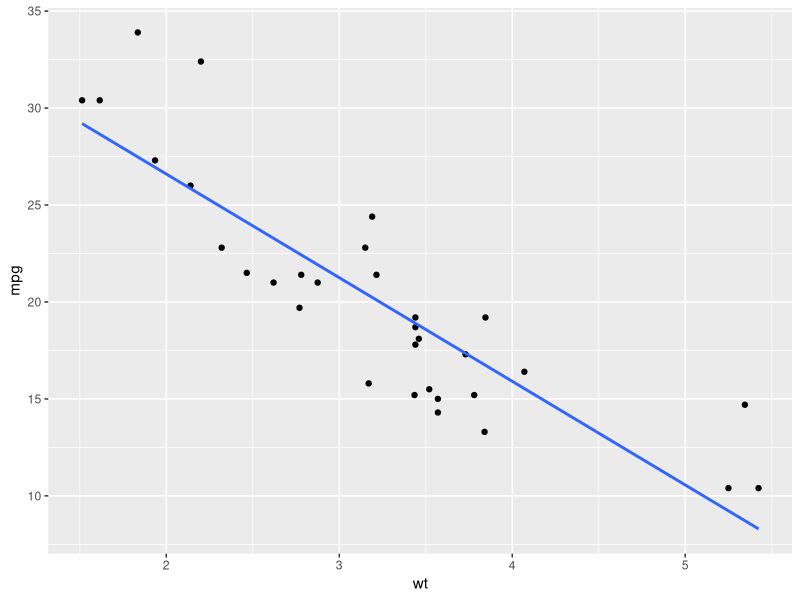
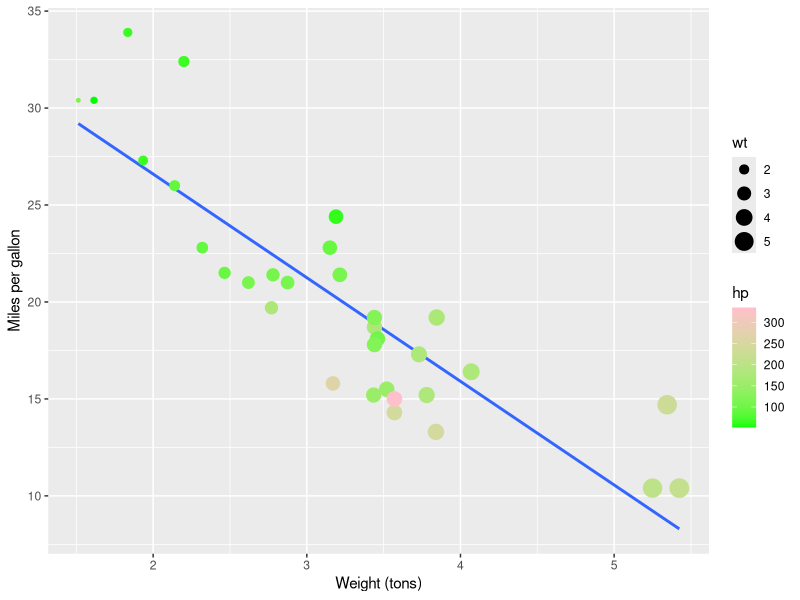
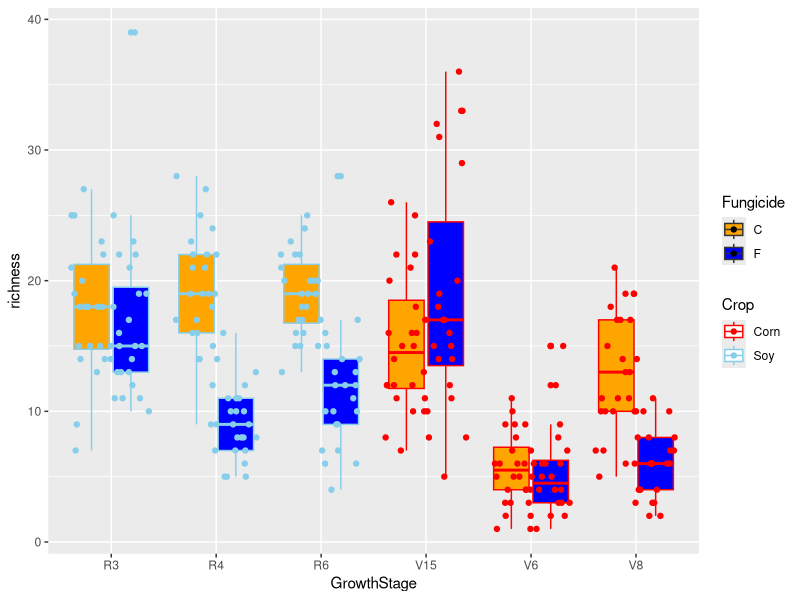
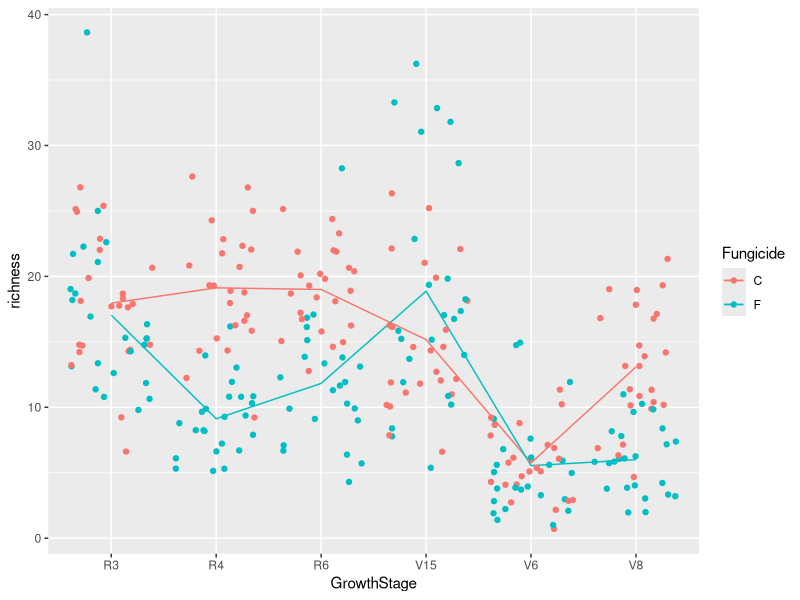
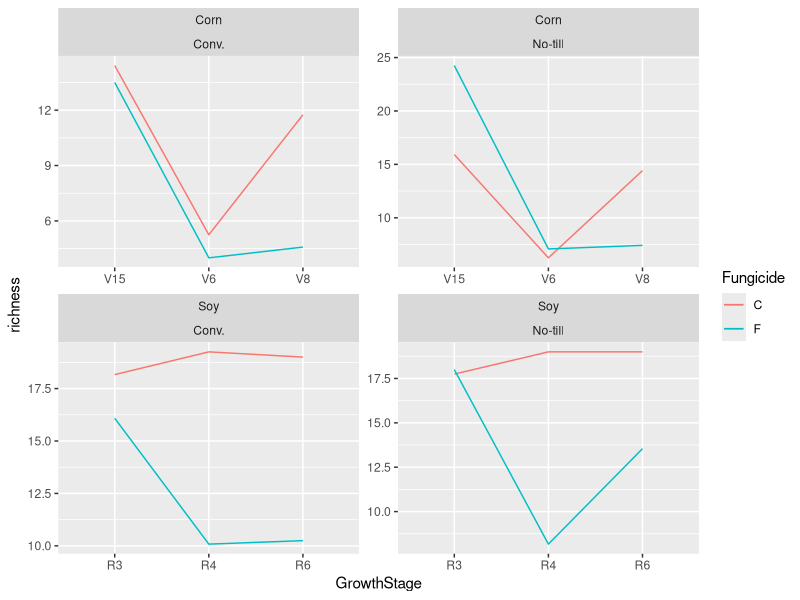

Reproduce these figures in R, in order.
install.packages("ggplot2")
#tidyverse is bunch of packages in which ggplot2 is also installed
library("tidyverse")


#basic plot functions, mean, bar staccked or seperate, etc.
# aes gives x and y axis. geom_smooth adds trendline and 95% CI. lm stands for linear model. this function allows R to forcefully add linear.  
# WE ARE ASSUMING THERE IS LINEAR RELATIONSHIP. 
mtcars
ggplot(mtcars, aes(x= wt, y = mpg)) + 
  geom_point() + 
  geom_smooth(method = lm, se = FALSE)
  
# BY CHANGING THE ORDER OF THE COD, WE CAN CHANGE THE LAYERING OF THE PLOT. 
#POINTS ON TOP 
ggplot(mtcars, aes(x= wt, y = mpg )) + 
  geom_smooth(method = lm, se = FALSE)+ 
  geom_point(aes(color = hp, size = wt)) +
  xlab("Weight (tons)") +
  ylab("Miles per gallon") +
  scale_color_gradient(low= "green", high= "pink")

# adding labels to x and y, size varible to add size or use color.

bull.richness<- read.csv("Bull_richness.csv")
bull.richness

ggplot(bull.richness, aes(x = GrowthStage, y= richness, fill = Fungicide, colour = Crop)) +
  geom_boxplot() +
  geom_point(position = position_jitterdodge()) + 
  scale_fill_manual(values = c("orange", "blue")) +
  scale_color_manual(values = c("red", "skyblue"))

# jitterdodge seperate on the basis of color variable. add all the points we have in data. we are not hiding any data. 
# scale_color changes the co;or of the data points in our grapgh and we can choose the colour by ourselves. 
# fill and color are different so we need to add code for this one

ggplot(bull.richness, aes(x = GrowthStage, y= richness, group = Fungicide,  colour  = Fungicide))+
  stat_summary(fun = mean, geom = "line") +
  stat_summary(fun.data = mean_cl_normal, geom = "errorbar") +
  geom_jitter()


# FACETTING 
ggplot(bull.richness, aes(x = GrowthStage, y= richness, group = Fungicide,  colour  = Fungicide))+
  stat_summary(fun = mean, geom = "line") +
  stat_summary(fun.data = mean_cl_normal, geom = "errorbar") +
  facet_wrap(~Crop*Treatment, scales = "free")

# scales free is for removing extra levels that do not have any data. 
